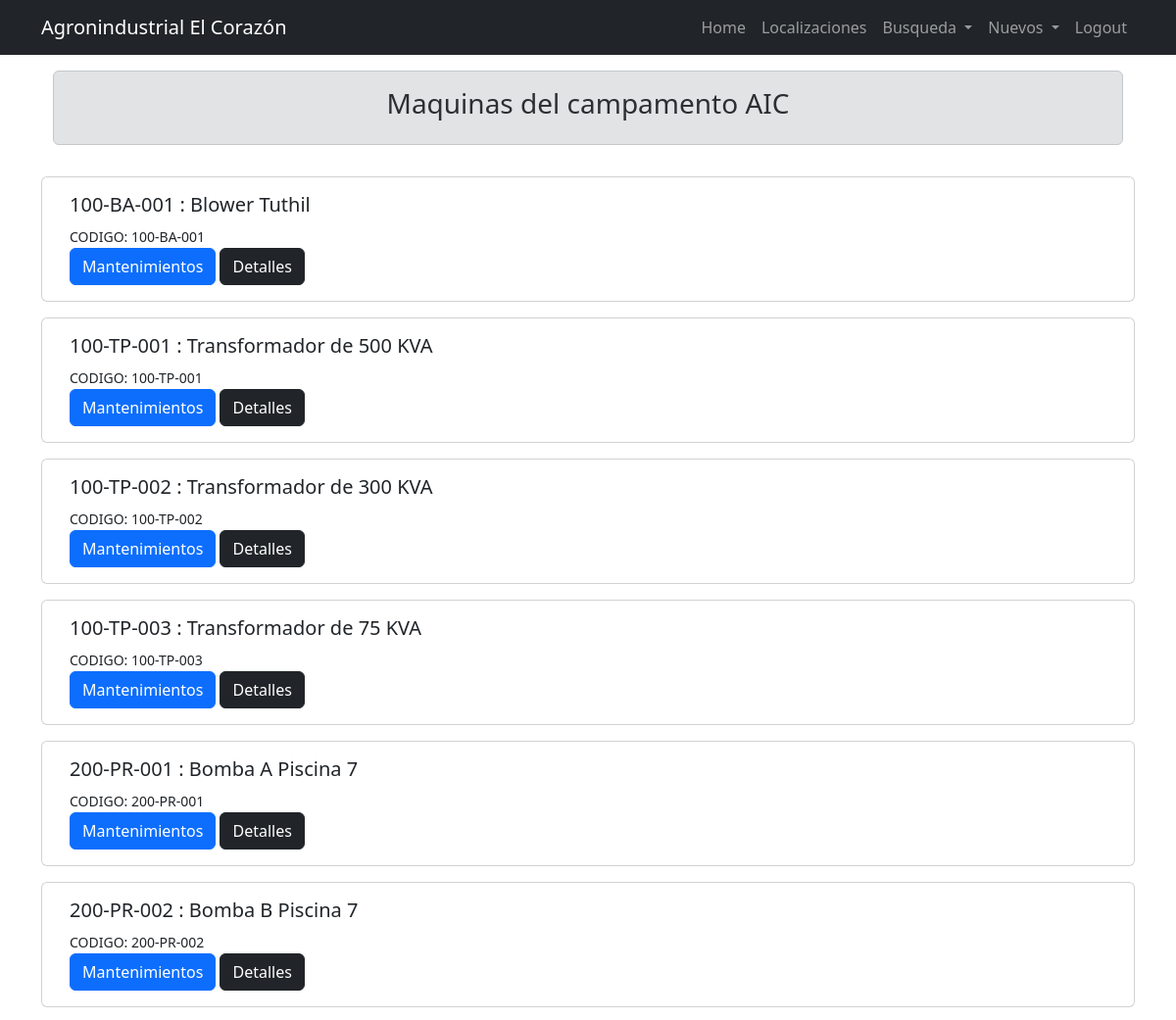
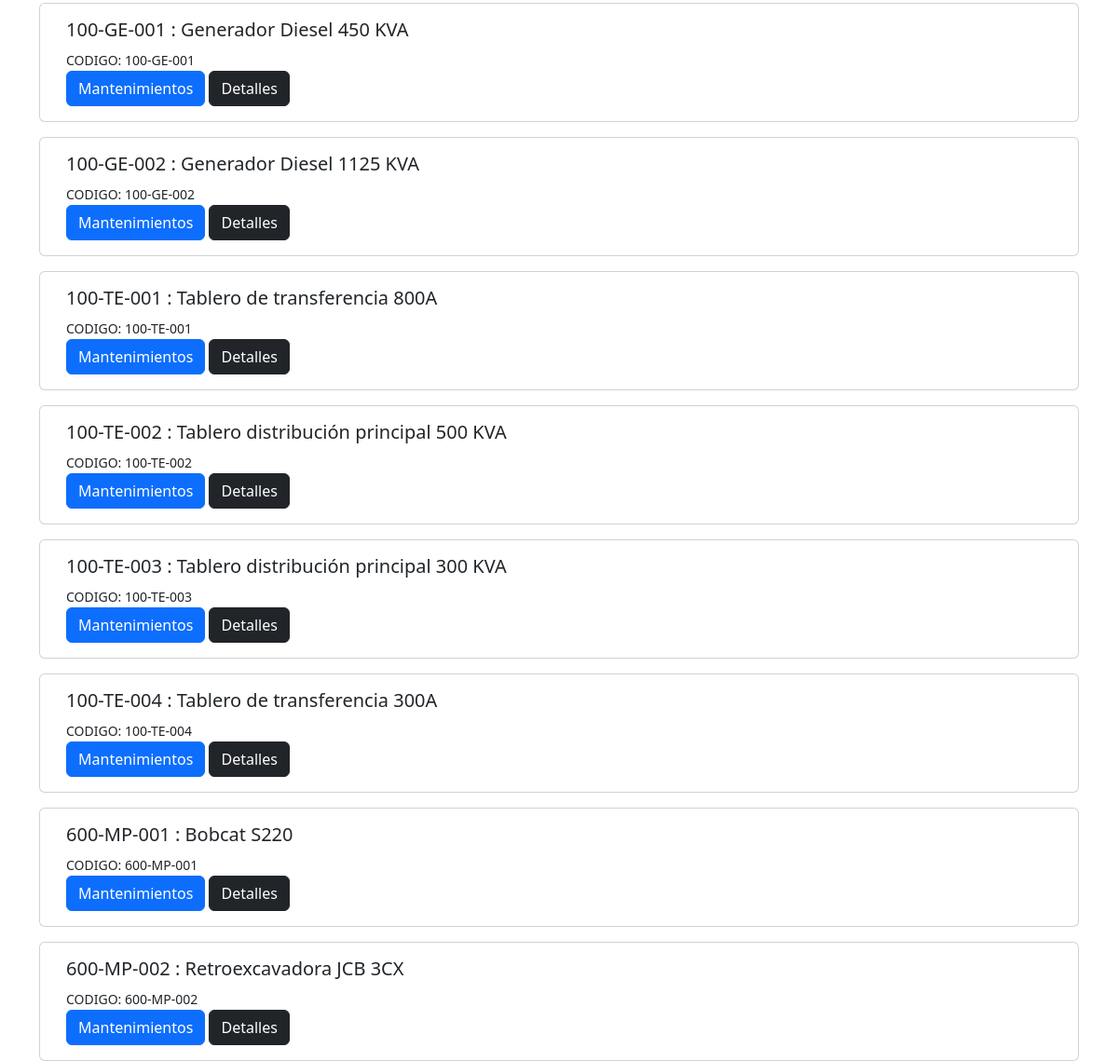
Screenshot of /maquinas/ (signed in) with the database file from the repository (2 pictures, top to bottom).
### activos/models.py (models this page shows, shortened)
class Maquina(models.Model):
    def wrapper(instance, filename):
        ext = filename.split(".")[-1].lower()
        if ext not in ["jpg", "png", "gif", "jpeg"]:
            raise ValidationError(f"invalid image extension: {filename}")
        if instance.pk:
            filename = '{}.{}'.format(instance.nombre, ext)
        else:
            filename = '{}.{}'.format(uuid4().hex, ext)
        return os.path.join("images_maquinas", filename)
    def inner(instance,filename):
        ext = filename.split('.')[-1].lower()
        if instance.pk:
            filename = '{}.{}'.format(instance.nombre, ext)
        else:
            filename = '{}.{}'.format(uuid4().hex, ext)
        return os.path.join("archivos_maquinas", filename)
    estado_operativo = [
        ("ON","EN OPERACIÓN"),
        ("BK","EN RESERVA/MANTENIMIENTO"),
        ("OFF","FUERA DE OPERACIÓN PERMANENTE")
    ]
    area=models.ForeignKey(SubArea,on_delete=models.CASCADE)                   #relación muchos a uno
    codigo=models.CharField(max_length=15)                                  #campo que guarda el código de la máquina
    nombre=models.CharField(max_length=100)                                 #campo guarda nombre máquina
    descripción=models.TextField()                                          #campo para escribir texto
    disponibilidad=models.CharField(max_length=3,choices=estado_operativo)  #se escoge una opción de la lista de choices
    fecha_instalación = models.DateField()                                  #campo que guarda fecha de instalación máquina
    fecha_updated=models.DateField(auto_now=True)                           #campo para guardar la fecha en cada modificación
    foto=models.ImageField(upload_to=wrapper,null=True,blank=True)     #null=True indica que admite valores nulos
    link=models.FileField(upload_to=inner,null=True,blank=True)

### activos/views.py (the view)
# urls.py: path('maquinas/',views.Maquinas,name="maquinas"),
@login_required
def Maquinas(request):
    maquinas=Maquina.objects.all()
    return render(request,'maquinas/maquinas.html',{
        'maquinas':maquinas
    })

### activos/templates/maquinas/maquinas.html
{% extends 'base.html' %}
{% block content %}
<div class="container">
    <div class="row">
        <section class="col mt-3">
            <div class="alert alert-secondary" role="alert">
                <h3 class="text-center">Maquinas del campamento AIC</h3>
            </div>
        </section>
        {% for maquina in maquinas %}
        <div class="card mt-3">
            <div class="card-body">
                <h5>{{maquina.codigo}} : {{maquina.nombre}}</h5>
                <small>CODIGO: {{maquina.codigo}}</small>
                <div class="d-grid gap-2 d-md-block">
                    <a class="btn btn-primary" href="{% url 'mantenimiento_maquina_pendiente' maquina.id %}">Mantenimientos</a>
                    <a class="btn btn-dark" href="{% url 'detalle_maquina' maquina.id %}">  Detalles</a>
                </div>
            </div>
        </div>
        {% endfor %}
    </div>
</div>
{% endblock %}

### rows the page displays
Maquina: codigo "100-BA-001", nombre "Blower Tuthil"
Maquina: codigo "100-TP-001", nombre "Transformador de 500 KVA"
Maquina: codigo "100-TP-002", nombre "Transformador de 300 KVA"
Maquina: codigo "100-TP-003", nombre "Transformador de 75 KVA"
Maquina: codigo "200-PR-001", nombre "Bomba A Piscina 7"
Maquina: codigo "200-PR-002", nombre "Bomba B Piscina 7"
Maquina: codigo "100-GE-001", nombre "Generador Diesel 450 KVA"
Maquina: codigo "100-GE-002", nombre "Generador Diesel 1125 KVA"
Maquina: codigo "100-TE-001", nombre "Tablero de transferencia 800A"
Maquina: codigo "100-TE-002", nombre "Tablero distribución principal 500 KVA"
Maquina: codigo "100-TE-003", nombre "Tablero distribución principal 300 KVA"
Maquina: codigo "100-TE-004", nombre "Tablero de transferencia 300A"
Maquina: codigo "600-MP-001", nombre "Bobcat S220"
Maquina: codigo "600-MP-002", nombre "Retroexcavadora JCB 3CX"
